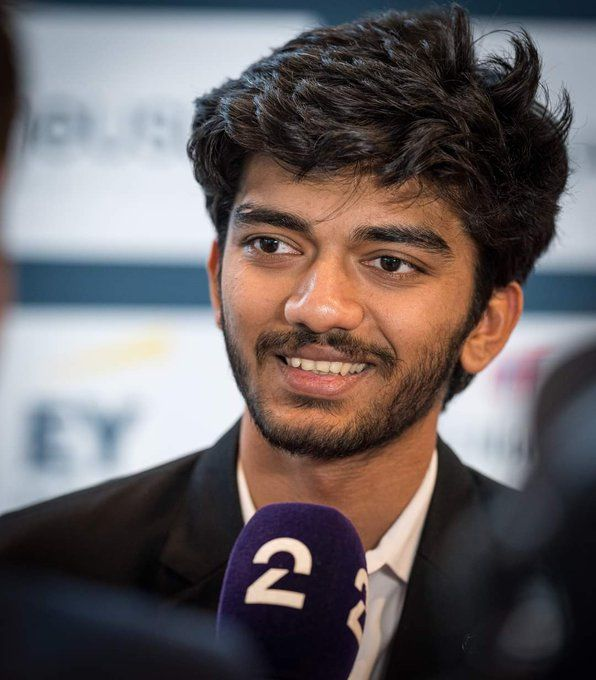
#> input picture model/test_images/gukesh.jpg, 596 x 680 px
$ jupyter execute --allow-errors classifier.ipynb   (shell and % lines are left out)
#> lines starting #> are read from the running program, lines starting #| are printed output that depends on the picture
[cell 1]
import numpy as np
import cv2
import matplotlib
from matplotlib import pyplot as plt

The first step in our pre-processing is to detect faces from an image. Once face is detected, we will detect eyes, if two eyes are detected then only we keep that image otherwise discard it. We will use haar cascade from opencv for this.

[cell 2]
img = cv2.imread('./test_images/gukesh.jpg')
#> img is the input picture: shape (680, 596, 3); mean B, G, R 98.6, 97.5, 105.2
gray = cv2.cvtColor(img, cv2.COLOR_BGR2GRAY)
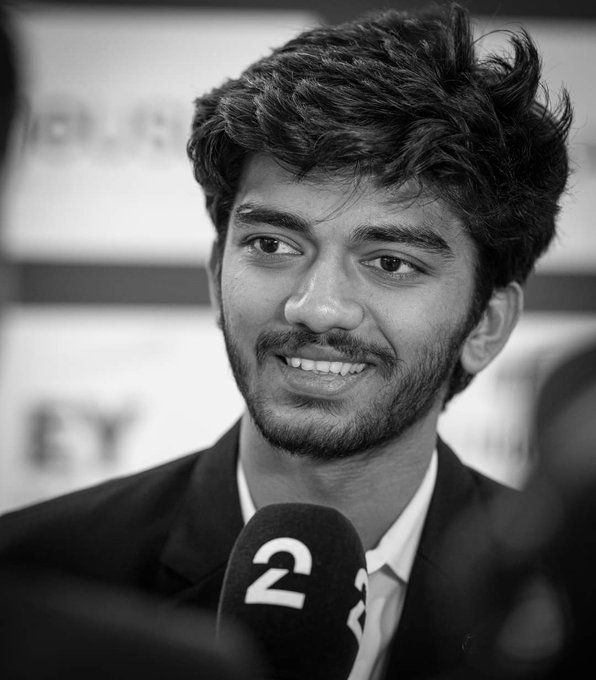
#> gray: shape (680, 596); min 0, max 252, mean 100
plt.imshow(gray, cmap='gray')

[cell 3]
face_cascade = cv2.CascadeClassifier('./opencv/haarcascades/haarcascade_frontalface_default.xml')
eye_cascade = cv2.CascadeClassifier('./opencv/haarcascades/haarcascade_eye.xml')

faces = face_cascade.detectMultiScale(gray, 1.3, 5)
#> faces = [[180, 134, 298, 298]]
(x,y,w,h) = faces[0]
#> x = 180; y = 134; w = 298; h = 298
face_img = cv2.rectangle(img,(x,y),(x+w,y+h),(255,0,0),2)
cv2.destroyAllWindows()
for (x,y,w,h) in faces:
    face_img = cv2.rectangle(img,(x,y),(x+w,y+h),(255,0,0),2)
    roi_gray = gray[y:y+h, x:x+w]
    roi_color = face_img[y:y+h, x:x+w]
    eyes = eye_cascade.detectMultiScale(roi_gray)
    for (ex,ey,ew,eh) in eyes:
        cv2.rectangle(roi_color,(ex,ey),(ex+ew,ey+eh),(0,255,0),2)
#> this loop made 1 pass
#> (x, y, w, h, eyes) on pass 1: (180, 134, 298, 298, [[51, 77, 66, 66], [174, 94, 69, 69]])
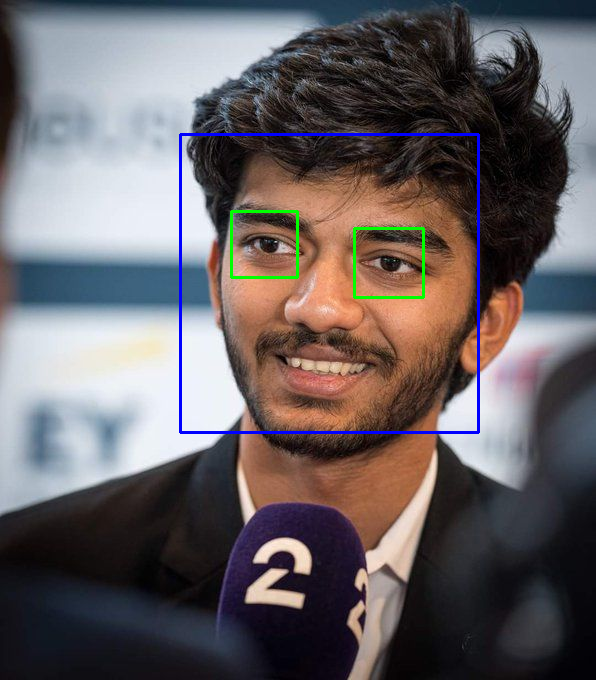
#> img: shape (680, 596, 3); mean B, G, R 99.5, 97.1, 103.5
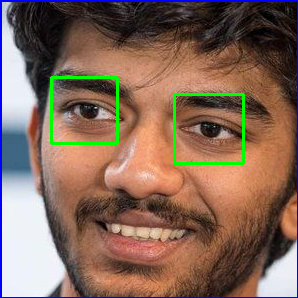
#> roi_color: shape (298, 298, 3); mean B, G, R 90.9, 105, 132.5


plt.figure()
plt.imshow(face_img, cmap='gray')
plt.show()

[cell 4]
plt.imshow(roi_color, cmap='gray')
cropped_img = np.array(roi_color)

In wavelet transformed image, you can see edges clearly and that can give us clues on various facial features such as eyes, nose, lips etc.wavelet transformed image that gives clues on facial features such as eyes, nose, lips etc. This along with raw pixel image can be used as an input for our classifier

[cell 5]
import pywt


def w2d(img, mode='haar', level=1):
#> called with mode = 'db1', level = 5
    imArray = img
    #Datatype conversions
    #convert to grayscale
    imArray = cv2.cvtColor( imArray,cv2.COLOR_RGB2GRAY )
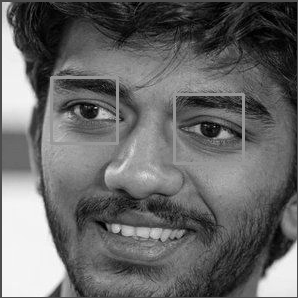
#> imArray: shape (298, 298); min 0, max 253, mean 104
    #convert to float
    imArray =  np.float32(imArray)
    imArray /= 255;
    # compute coefficients
    coeffs=pywt.wavedec2(imArray, mode, level=level)
#> coeffs = 6 items

    #Process Coefficients
    coeffs_H=list(coeffs)
#> coeffs_H = 6 items
    coeffs_H[0] *= 0;

    # reconstruction
    imArray_H=pywt.waverec2(coeffs_H, mode);
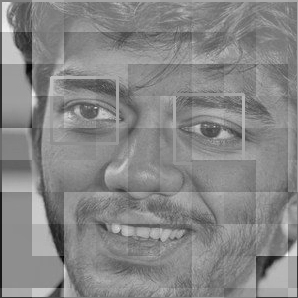
#> imArray_H: shape (298, 298) float32; min -0.745, max 0.666, mean 0.00138; drawn with min black and max white
    imArray_H *= 255;
    imArray_H =  np.uint8(imArray_H)
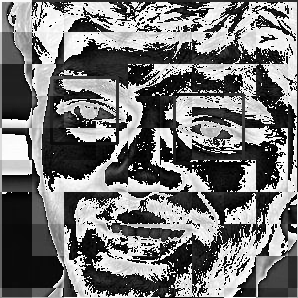
#> imArray_H: shape (298, 298); min 0, max 255, mean 116.5

    return imArray_H

[cell 6]
im_har = w2d(cropped_img,'db1',5)
plt.imshow(im_har, cmap='gray')

function that can take input image and returns cropped image (if face and eyes >=2 are detected)

[cell 7]
def get_cropped_image_if_2_eyes(image_path):
    img = cv2.imread(image_path)
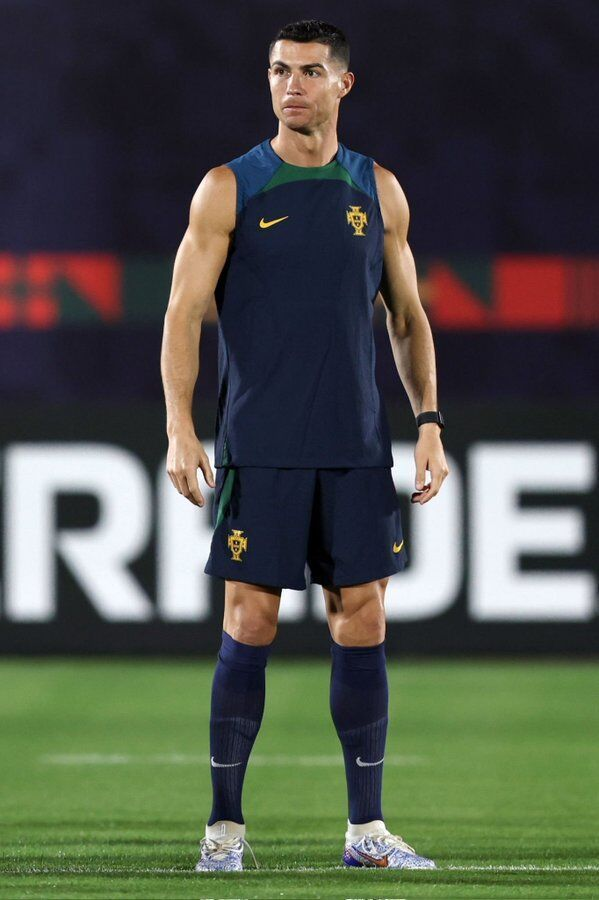
#> input picture model/dataset/chritiano_ronaldo/1663171bd60982c9229e4938f4bcff1b.jpg, 599 x 900 px
#> img is the input picture: shape (900, 599, 3); mean B, G, R 72.5, 82.6, 78.5
    gray = cv2.cvtColor(img, cv2.COLOR_BGR2GRAY)
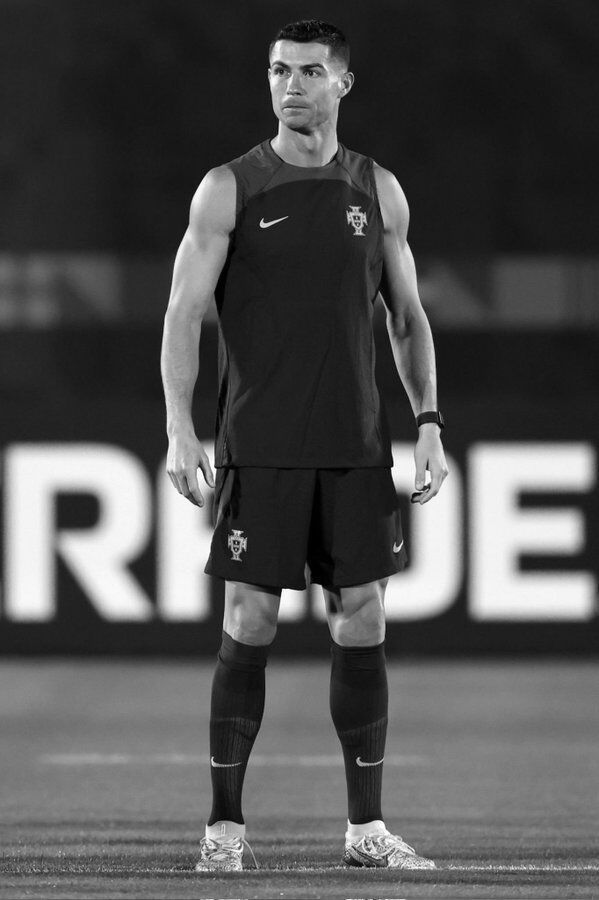
#> gray: shape (900, 599); min 0, max 255, mean 80.2
    faces = face_cascade.detectMultiScale(gray, 1.3, 5)
#> faces = [[254, 37, 87, 87]]
    for (x,y,w,h) in faces:
        roi_gray = gray[y:y+h, x:x+w]
        roi_color = img[y:y+h, x:x+w]
        eyes = eye_cascade.detectMultiScale(roi_gray)
        if len(eyes) >= 2:
            return roi_color
#> this loop made 1 pass
#> (x, y, w, h, eyes) on pass 1: (254, 37, 87, 87, [[15, 24, 22, 22], [45, 24, 24, 24]])
#> pass 1, in get_cropped_image_if_2_eyes, `roi_gray = gray[y:y+h, x:x+w]`:
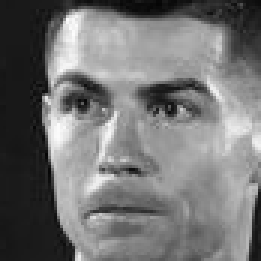
#> roi_gray: shape (87, 87) (shown 3 times larger); min 5, max 252, mean 116.1
#> pass 1, in get_cropped_image_if_2_eyes, `roi_color = img[y:y+h, x:x+w]`:
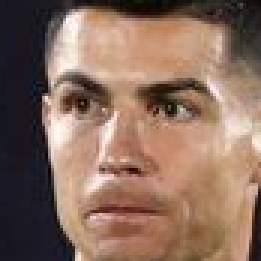
#> roi_color: shape (87, 87, 3) (shown 3 times larger); mean B, G, R 94.2, 109.3, 137.9

[cell 8]
path_to_data = "./dataset/"
path_to_cr_data = "./dataset/cropped/"

[cell 9]
import os
img_dirs = []
for entry in os.scandir(path_to_data):
    if entry.is_dir():
        img_dirs.append(entry.path)
img_dirs

[cell 10]
import shutil
if os.path.exists(path_to_cr_data):
     shutil.rmtree(path_to_cr_data)
os.mkdir(path_to_cr_data)

[cell 11]
cropped_image_dirs = []
celebrity_file_names_dict = {}
for img_dir in img_dirs:
    count = 1
    celebrity_name = img_dir.split('/')[-1]
    celebrity_file_names_dict[celebrity_name] = []
    for entry in os.scandir(img_dir):
        roi_color = get_cropped_image_if_2_eyes(entry.path)
        if roi_color is not None:
            cropped_folder = path_to_cr_data + celebrity_name
            if not os.path.exists(cropped_folder):
                os.makedirs(cropped_folder)
                cropped_image_dirs.append(cropped_folder)
                print("Generating cropped images in folder: ",cropped_folder)
            cropped_file_name = celebrity_name + str(count) + ".png"
            cropped_file_path = cropped_folder + "/" + cropped_file_name
            cv2.imwrite(cropped_file_path, roi_color)
            celebrity_file_names_dict[celebrity_name].append(cropped_file_path)
            count += 1

Now you should have cropped folder under datasets folder that contains cropped images
Manually examine cropped folder and delete any unwanted images

[cell 12]
celebrity_file_names_dict = {}
for img_dir in cropped_image_dirs:
    celebrity_name = img_dir.split('/')[-1]
    file_list = []
    for entry in os.scandir(img_dir):
        file_list.append(entry.path)
    celebrity_file_names_dict[celebrity_name] = file_list
celebrity_file_names_dict

[cell 13]
class_dict = {}
count = 0
for celebrity_name in celebrity_file_names_dict.keys():
    class_dict[celebrity_name] = count
    count = count + 1
#> this loop made 0 passes
#> after the loop, class_dict = 0 items; count = 0
class_dict
